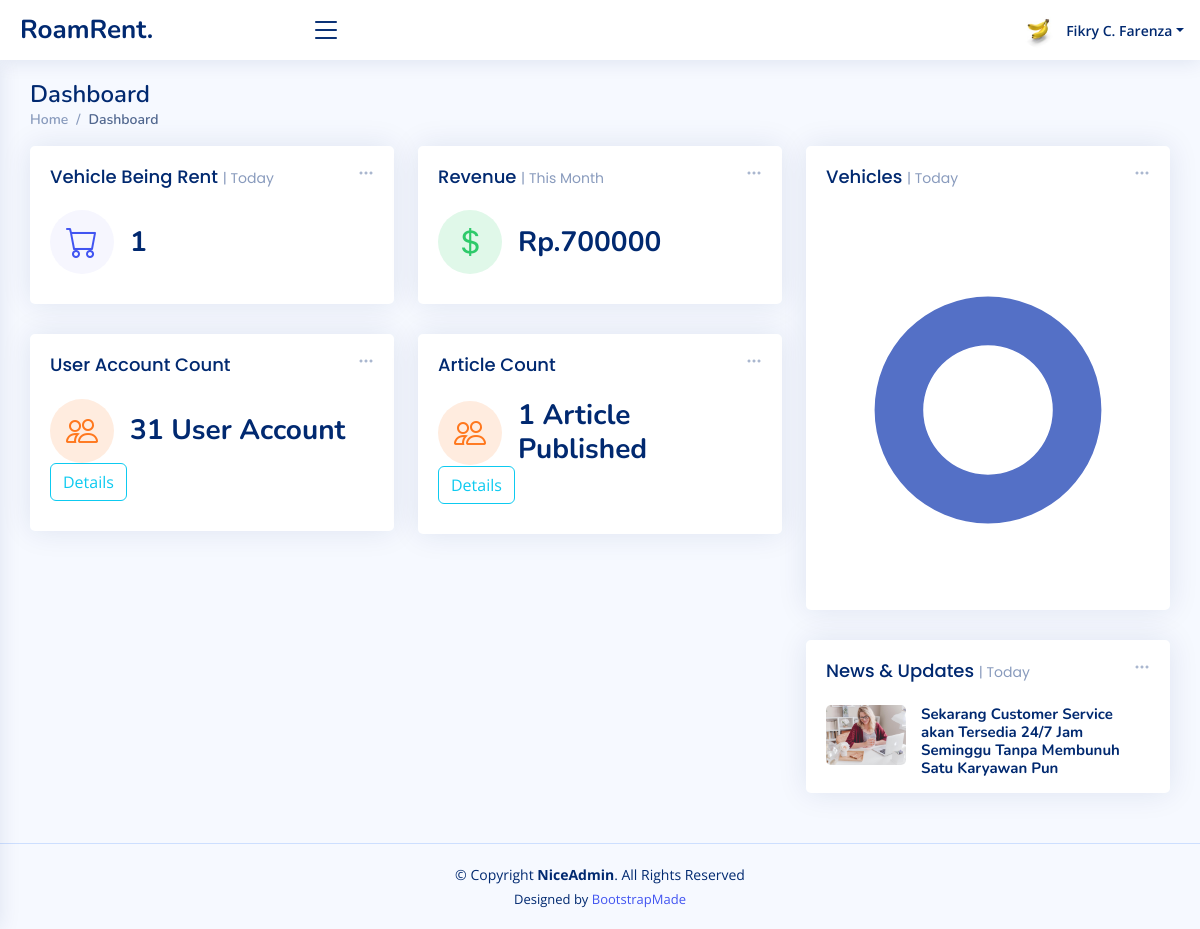
Page /home.php (signed in) on the earlier database version.
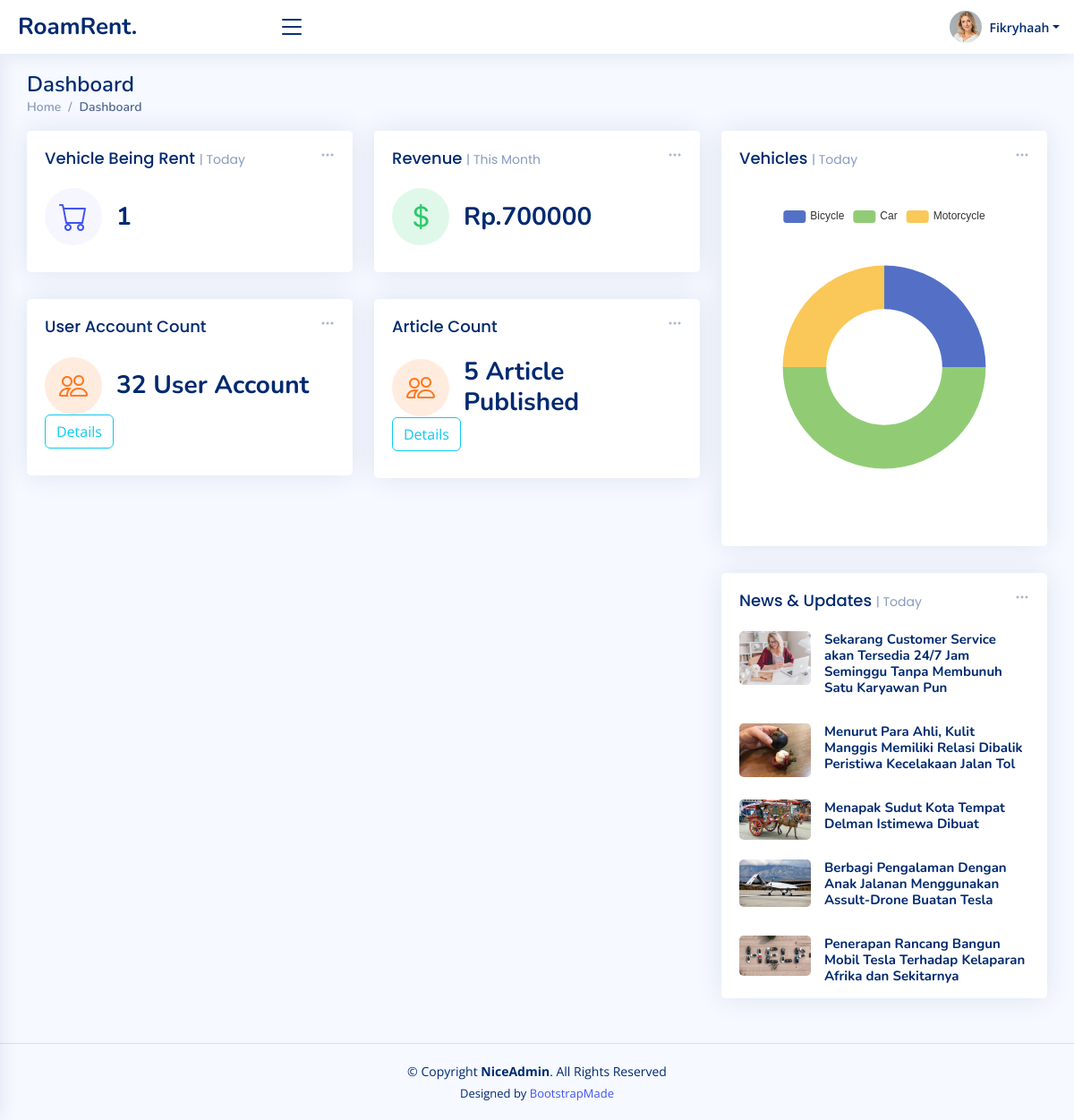
Same page on the later database version.
### tables this page shows
CREATE TABLE `article` (
  `id` int(12) NOT NULL,
  `title` text NOT NULL,
  `text` longtext NOT NULL,
  `img_url` text DEFAULT NULL,
  `article_category_id` bigint(20) NOT NULL,
  `user_id` bigint(20) NOT NULL
);

### logics/auth-check.php (called while the page is built, shortened)
<?php
$auth_name = $_SESSION['name'];
$auth_photo = $_SESSION['photo_profile'];

### home.php (the view, shortened to what this page needs)
<!DOCTYPE html>
<html lang="en">
<head>
  <?php
  include('layout-head-import-nice.php');
  include('logics/connect.php');
  include 'logics/auth-check.php';
  $sql_article = 'SELECT * FROM article LIMIT 5';
  $result_article = $conn->query($sql_article);
  $sql_user = 'SELECT * FROM user';
  $result_user = $conn->query($sql_user);
  ?>
</head>
<body class="toggle-sidebar">
  <?php include 'layout-header-nice.php'; ?>
  <main id="main" class="main">
    <div class="pagetitle">
      <h1>Dashboard</h1>
      <nav>
        <ol class="breadcrumb">
          <li class="breadcrumb-item"><a href="home.php">Home</a></li>
          <li class="breadcrumb-item active">Dashboard</li>
        </ol>
      </nav>
    </div>
    <section class="section dashboard">
      <div class="row">
        <div class="col-lg-8">
          <div class="row">
            <div class="col-xxl-4 col-md-6">
              <div class="card info-card sales-card">
                <div class="filter">
                  <a class="icon" href="#" data-bs-toggle="dropdown"><i class="bi bi-three-dots"></i></a>
                </div>
                <div class="card-body">
                  <h5 class="card-title">Vehicle Being Rent <span>| Today</span></h5>
                  <div class="d-flex align-items-center">
                    <div class="card-icon rounded-circle d-flex align-items-center justify-content-center">
                      <i class="bi bi-cart"></i>
                    </div>
                    <div class="ps-3">
                      <h6>1</h6>
                    </div>
                  </div>
                </div>
              </div>
            </div>
            <div class="col-xxl-4 col-md-6">
              <div class="card info-card revenue-card">
                <div class="filter">
                  <a class="icon" href="#" data-bs-toggle="dropdown"><i class="bi bi-three-dots"></i></a>
                </div>
                <div class="card-body">
                  <h5 class="card-title">Revenue <span>| This Month</span></h5>
                  <div class="d-flex align-items-center">
                    <div class="card-icon rounded-circle d-flex align-items-center justify-content-center">
                      <i class="bi bi-currency-dollar"></i>
                    </div>
                    <div class="ps-3">
                      <h6>Rp.700000</h6>
                    </div>
                  </div>
                </div>
              </div>
            </div>
            <div class="col-xxl-4 col-md-6">
              <div class="card info-card customers-card">
                <div class="filter">
                  <a class="icon" href="#" data-bs-toggle="dropdown"><i class="bi bi-three-dots"></i></a>
                </div>
                <div class="card-body">
                  <h5 class="card-title">User Account Count</h5>
                  <div class="d-flex align-items-center">
                    <div class="card-icon rounded-circle d-flex align-items-center justify-content-center">
                      <i class="bi bi-people"></i>
                    </div>
                    <div class="ps-3">
                      <?php echo ('<h6>');
                      $count_user = 1;
                      while ($row_user = $result_user->fetch_assoc()) {
                        $count_user = $count_user + 1;
                      }
                      echo ($count_user . ' User Account');
                      echo ('<h6>') ?>
                    </div>
                  </div>
                  <a href="users.php"><button class="btn btn-outline-info alert-delete-confirm">Details</button></a>
                </div>
              </div>
            </div>
            <div class="col-xxl-4 col-md-6">
              <div class="card info-card customers-card">
                <div class="filter">
                  <a class="icon" href="#" data-bs-toggle="dropdown"><i class="bi bi-three-dots"></i></a>
                </div>
                <div class="card-body">
                  <h5 class="card-title">Article Count</h5>
                  <div class="d-flex align-items-center">
                    <div class="card-icon rounded-circle d-flex align-items-center justify-content-center">
                      <i class="bi bi-people"></i>
                    </div>
                    <div class="ps-3">
                      <?php echo ('<h6>');
                      $count2 = 0;
                      while ($row_article = $result_article->fetch_assoc()) {
                        $count2 = $count2 + 1;
                      }
                      echo ($count2 . ' Article Published');
                      echo ('<h6>') ?>
                    </div>
                  </div>
                  <a href="blog.php"><button class="btn btn-outline-info alert-delete-confirm">Details</button></a>
                </div>
              </div>
            </div>
          </div>
        </div>
        <div class="col-lg-4">
          <div class="card">
            <div class="filter">
              <a class="icon" href="#" data-bs-toggle="dropdown"><i class="bi bi-three-dots"></i></a>
            </div>
            <div class="card-body pb-0">
              <h5 class="card-title">Vehicles <span>| Today</span></h5>
              <?php
              $query_vehicle_availability = "SELECT vc.name, COUNT(v.id) as total FROM vehicle v LEFT JOIN vehicle_category vc on v.vehicle_category_id = vc.id GROUP BY vc.name";
              $result_vehicle_availability = $conn->query($query_vehicle_availability);
              ?>
              <div id="trafficChart" style="min-height: 400px;" class="echart"></div>
              <script>
                document.addEventListener("DOMContentLoaded", () => {
                  echarts.init(document.querySelector("#trafficChart")).setOption({
                    tooltip: {
                      trigger: 'item'
                    },
                    legend: {
                      top: '5%',
                      left: 'center'
                    },
                    series: [{
                      name: 'Access From',
                      type: 'pie',
                      radius: ['40%', '70%'],
                      avoidLabelOverlap: false,
                      label: {
                        show: false,
                        position: 'center'
                      },
                      emphasis: {
                        label: {
                          show: true,
                          fontSize: '18',
                          fontWeight: 'bold'
                        }
                      },
                      labelLine: {
                        show: false
                      },
                      data: [
                        <?php while ($row = $result_vehicle_availability->fetch_assoc()) {
                        ?> {
                            value: <?= $row['total'] ?>,
                            name: '<?= $row['name'] ?>'
                          },
                        <?php } ?>
                      ]
                    }]
                  });
                });
              </script>
            </div>
          </div>
          <div class="card">
            <div class="filter">
              <a class="icon" href="#" data-bs-toggle="dropdown"><i class="bi bi-three-dots"></i></a>
            </div>
            <?php
            $result_list_article = $conn->query($sql_article);
            ?>
            <div class="card-body pb-0">
              <h5 class="card-title">News &amp; Updates <span>| Today</span></h5>
              <div class="news">
                <?php
                while ($row = $result_list_article->fetch_assoc()) {
                ?>
                  <div class="post-item clearfix">
                    <img src="assets/img/hero/blog/<?= $row['img_url'] ?>" alt="">
                    <h4><a href="#"><?= $row['title'] ?></a></h4>
                  </div>
                <?php
                }
                ?>
              </div>
            </div>
          </div>
        </div>
      </div>
    </section>
  </main>
  <?php include('layout-footer.php'); ?>
</body>
</html>

### layout-head-import-nice.php (shortened to what this page needs)
<link href="assets/vendor/bootstrap/css/bootstrap.min.css" rel="stylesheet">
<link href="assets/vendor/bootstrap-icons/bootstrap-icons.css" rel="stylesheet">
<link href="assets/vendor/boxicons/css/boxicons.min.css" rel="stylesheet">
<link href="assets/vendor/quill/quill.snow.css" rel="stylesheet">
<link href="assets/vendor/quill/quill.bubble.css" rel="stylesheet">
<link href="assets/vendor/remixicon/remixicon.css" rel="stylesheet">
<link href="assets/vendor/simple-datatables/style.css" rel="stylesheet">
<link href="assets/css/nice-style.css" rel="stylesheet">

### layout-header-nice.php (shortened to what this page needs)
<header id=" header" class="header fixed-top d-flex align-items-center">
    <div class="d-flex align-items-center justify-content-between">
        <a href="home.php" class="logo d-flex align-items-center">
            <span class="d-none d-lg-block">RoamRent.</span>
        </a>
        <i class="bi bi-list toggle-sidebar-btn"></i>
    </div>
    <nav class="header-nav ms-auto">
        <ul class="d-flex align-items-center">
            <li class="nav-item dropdown pe-3">
                <a class="nav-link nav-profile d-flex align-items-center pe-0" href="#" data-bs-toggle="dropdown">
                    <?php if (empty($auth_photo)) { ?>
                        <img src="assets/img/profile-img.jpg" alt="Profile" class="rounded-circle">
                    <?php } else { ?>
                        <img src="logics/photo/<?= $auth_photo ?>" alt="Profile" class="rounded-circle">
                    <?php } ?>
                    <span class="d-none d-md-block dropdown-toggle ps-2"><?= $auth_name ?></span>
                </a>
            </li>
        </ul>
    </nav>
</header>

### layout-footer.php
<footer id="footer" class="footer">
    <div class="copyright">
        &copy; Copyright <strong><span>NiceAdmin</span></strong>. All Rights Reserved
    </div>
    <div class="credits">
        Designed by <a href="https://bootstrapmade.com/">BootstrapMade</a>
    </div>
</footer>

### assets/css/nice-style.css (style rules this page uses)
:root { scroll-behavior: smooth; }
body { font-family: "Open Sans", sans-serif; background: #f6f9ff; color: #444444; }
a { color: #4154f1; text-decoration: none; }
h1, h2, h3, h4, h5, h6 { font-family: "Nunito", sans-serif; }
#main { margin-top: 60px; padding: 20px 30px; transition: all 0.3s; }
.pagetitle { margin-bottom: 10px; }
.pagetitle h1 { font-size: 24px; margin-bottom: 0; font-weight: 600; color: #012970; }
.card { margin-bottom: 30px; border: none; border-radius: 5px; box-shadow: 0px 0 30px rgba(1, 41, 112, 0.1); }
.card-title { padding: 20px 0 15px 0; font-size: 18px; font-weight: 500; color: #012970; font-family: "Poppins", sans-serif; }
.card-title span { color: #899bbd; font-size: 14px; font-weight: 400; }
.card-body { padding: 0 20px 20px 20px; }
.breadcrumb { font-size: 14px; font-family: "Nunito", sans-serif; color: #899bbd; font-weight: 600; }
.breadcrumb a { color: #899bbd; transition: 0.3s; }
.breadcrumb .breadcrumb-item::before { color: #899bbd; }
.breadcrumb .active { color: #51678f; font-weight: 600; }
.logo { line-height: 1; }
@media (min-width: 1200px) { .logo { width: 280px; } }
.logo span { font-size: 26px; font-weight: 700; color: #012970; font-family: "Nunito", sans-serif; }
.header { transition: all 0.5s; z-index: 997; height: 60px; box-shadow: 0px 2px 20px rgba(1, 41, 112, 0.1); background-color: #fff; padding-left: 20px; }
.header .toggle-sidebar-btn { font-size: 32px; padding-left: 10px; cursor: pointer; color: #012970; }
.header-nav ul { list-style: none; }
.header-nav>ul { margin: 0; padding: 0; }
.header-nav .nav-profile { color: #012970; }
.header-nav .nav-profile img { max-height: 36px; }
.header-nav .nav-profile span { font-size: 14px; font-weight: 600; }
@media (min-width: 1200px) { #main, #footer { margin-left: 300px; } }
@media (min-width: 1200px) { .toggle-sidebar #main, .toggle-sidebar #footer { margin-left: 0; } }
.dashboard .filter { position: absolute; right: 0px; top: 15px; }
.dashboard .filter .icon { color: #aab7cf; padding-right: 20px; padding-bottom: 5px; transition: 0.3s; font-size: 16px; }
.dashboard .info-card { padding-bottom: 10px; }
.dashboard .info-card h6 { font-size: 28px; color: #012970; font-weight: 700; margin: 0; padding: 0; }
.dashboard .card-icon { font-size: 32px; line-height: 0; width: 64px; height: 64px; flex-shrink: 0; flex-grow: 0; }
.dashboard .sales-card .card-icon { color: #4154f1; background: #f6f6fe; }
.dashboard .revenue-card .card-icon { color: #2eca6a; background: #e0f8e9; }
.dashboard .customers-card .card-icon { color: #ff771d; background: #ffecdf; }
.dashboard .news .post-item+.post-item { margin-top: 15px; }
.dashboard .news img { width: 80px; float: left; border-radius: 5px; }
.dashboard .news h4 { font-size: 15px; margin-left: 95px; font-weight: bold; margin-bottom: 5px; }
.dashboard .news h4 a { color: #012970; transition: 0.3s; }
.footer { padding: 20px 0; font-size: 14px; transition: all 0.3s; border-top: 1px solid #cddfff; }
.footer .copyright { text-align: center; color: #012970; }
.footer .credits { padding-top: 5px; text-align: center; font-size: 13px; color: #012970; }

Differences in the rows shown:
added article: img_url (picture), title "Menurut Para Ahli, Kulit Manggis Memiliki Relasi Dibalik Peristiwa Kecelakaan Jalan Tol"
added article: img_url (picture), title "Menapak Sudut Kota Tempat Delman Istimewa Dibuat"
added article: img_url (picture), title "Berbagi Pengalaman Dengan Anak Jalanan Menggunakan Assult-Drone Buatan Tesla"
added article: img_url (picture), title "Penerapan Rancang Bangun Mobil Tesla Terhadap Kelaparan Afrika dan Sekitarnya"
Other differences:
$auth_name: "Fikry C. Farenza" → "Fikryhaah"
$count_user: "31" → "32"
$count2: "1" → "5"
chart data {{ $row['total'] }}: 4 → 1, 2, 1
chart data {{ $row['name'] }}:  → Bicycle, Car, Motorcycle
